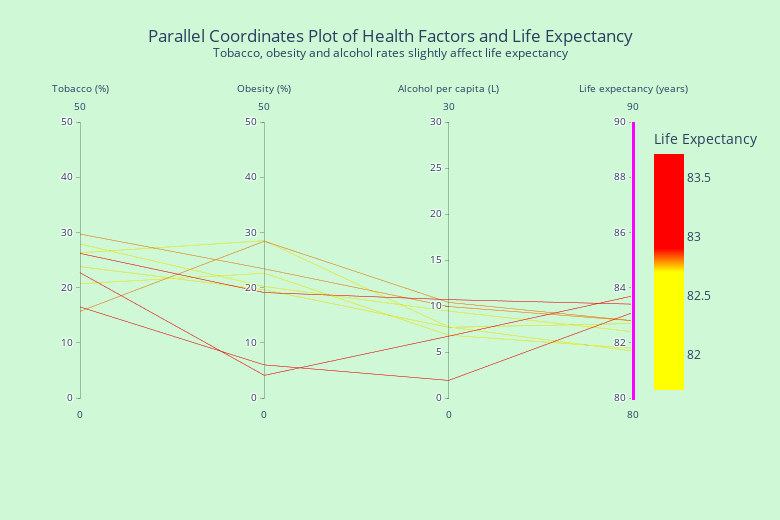

This figure's notebook cell:
### Code cell
fig = go.Figure(data=go.Parcoords(
    line=dict(color=filtered_df['Life expectancy'],  # Color by life expectancy
              colorscale = [[0,'yellow'],[0.5,'yellow'],[0.6,'red'],[0.6,'red'],[0.8,'red'],[1,'red']],
              showscale=True,
              colorbar=dict(title='Life Expectancy')),  # Add color bar title
    dimensions=[
        dict(range=[0, 50],
             label='Tobacco (%)', values=filtered_df['Prevalence of current tobacco use (% of adults)']),
        dict(range=[0, 50],
             label='Obesity (%)', values=filtered_df['Prevalence of obesity among adults, Both sexes']),
        dict(range=[0, 30],
             label='Alcohol per capita (L)', values=filtered_df['Total alcohol consumption per capita (liters of pure alcohol, projected estimates, 15+ years of age)']),
        dict(range=[80, 90], constraintrange=[70, 90],
             label='Life expectancy (years)', values=filtered_df['Life expectancy'])
    ]
))

fig.update_layout(
    title='Parallel Coordinates Plot of Health Factors and Life Expectancy<br>' + 
    '<sup>Tobacco, obesity and alcohol rates slightly affect life expectancy</sup>', title_x=0.5, title_y=0.92,
    plot_bgcolor='#cff8d6',
    paper_bgcolor='#cff8d6',
    font=dict(size=12),
    margin={'l': 80, 'b': 120, 'r': 130, 't': 120},
    width=780,
    height=520
)

fig.show()

### Figure 1 — Plotly figure (JSON) as saved in the notebook; plotly's stock layout.template omitted (floating-point values rounded to 4 significant figures)
{"data": [{"dimensions": [{"label": "Tobacco (%)", "range": [0, 50], "values": [22.7, 26.2, 16.5, 15.7, 29.7, 23.8, 27.9, 20.7, 26.3]}, {"label": "Obesity (%)", "range": [0, 50], "values": [4.1, 19.1, 6, 28.4, 23.4, 19.6, 20.2, 22.6, 28.5]}, {"label": "Alcohol per capita (L)", "range": [0, 30], "values": [6.718, 10.69, 1.912, 10.39, 9.942, 7.678, 9.445, 6.83, 7.717]}, {"constraintrange": [70, 90], "label": "Life expectancy (years)", "range": [80, 90], "values": [83.7, 83.4, 83.1, 82.8, 82.8, 82.7, 82.4, 81.8, 81.7]}], "line": {"color": [83.7, 83.4, 83.1, 82.8, 82.8, 82.7, 82.4, 81.8, 81.7], "colorbar": {"title": {"text": "Life Expectancy"}}, "colorscale": [[0, "yellow"], [0.5, "yellow"], [0.6, "red"], [0.6, "red"], [0.8, "red"], [1, "red"]], "showscale": true}, "type": "parcoords"}], "layout": {"font": {"size": 12}, "height": 520, "margin": {"b": 120, "l": 80, "r": 130, "t": 120}, "paper_bgcolor": "#cff8d6", "plot_bgcolor": "#cff8d6", "title": {"text": "Parallel Coordinates Plot of Health Factors and Life Expectancy<br><sup>Tobacco, obesity and alcohol rates slightly affect life expectancy</sup>", "x": 0.5, "y": 0.92}, "width": 780}}
